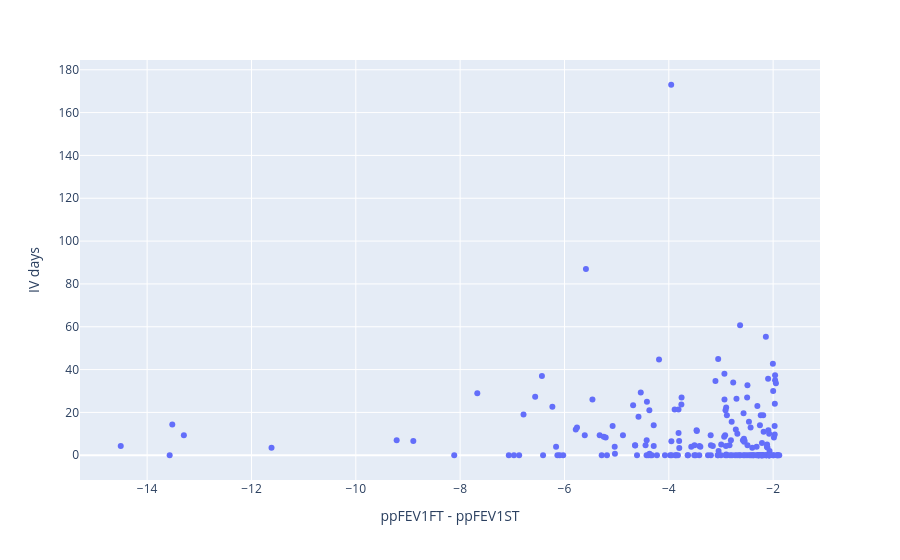

The code cell stored with this chart in its notebook:
### Code cell
diff_col = "ppFEV1FT - ppFEV1ST"

dftmp = df.copy()

# Filter percentile of certain population
prctile = 90
t = dftmp[diff_col].abs().quantile(prctile / 100)
print(f"{prctile}th percentile of absolute difference: {t}")

dftmp = dftmp[dftmp[diff_col].abs() > t]

# Filter by severity level
mask_mild = dftmp["FEV1%PredST"] >= 70
mask_moderate = (dftmp["FEV1%PredST"] >= 40) & (dftmp["FEV1%PredST"] < 70)
mask_severe = 40 > dftmp["FEV1%PredST"]
dftmp = dftmp[mask_mild]
# dftmp = dftmp[mask_moderate]
# dftmp = dftmp[mask_severe]

print(dftmp.shape)

fig = px.scatter(dftmp, diff_col, "IV days")

fig.show()

### Figure 1 — Plotly figure (JSON) as saved in the notebook; plotly's stock layout.template omitted (floating-point values rounded to 4 significant figures; data arrays with more than 128 entries replaced by an {"elided": "..."} marker saying what was removed)
{"data": [{"hovertemplate": "ppFEV1FT - ppFEV1ST=%{x}<br>IV days=%{y}<extra></extra>", "legendgroup": "", "marker": {"color": "#636efa", "symbol": "circle"}, "mode": "markers", "name": "", "orientation": "v", "showlegend": false, "type": "scatter", "x": {"elided": "188 float values"}, "xaxis": "x", "y": {"elided": "188 float values"}, "yaxis": "y"}], "layout": {"legend": {"tracegroupgap": 0}, "margin": {"t": 60}, "xaxis": {"anchor": "y", "domain": [0, 1], "title": {"text": "ppFEV1FT - ppFEV1ST"}}, "yaxis": {"anchor": "x", "domain": [0, 1], "title": {"text": "IV days"}}}}
